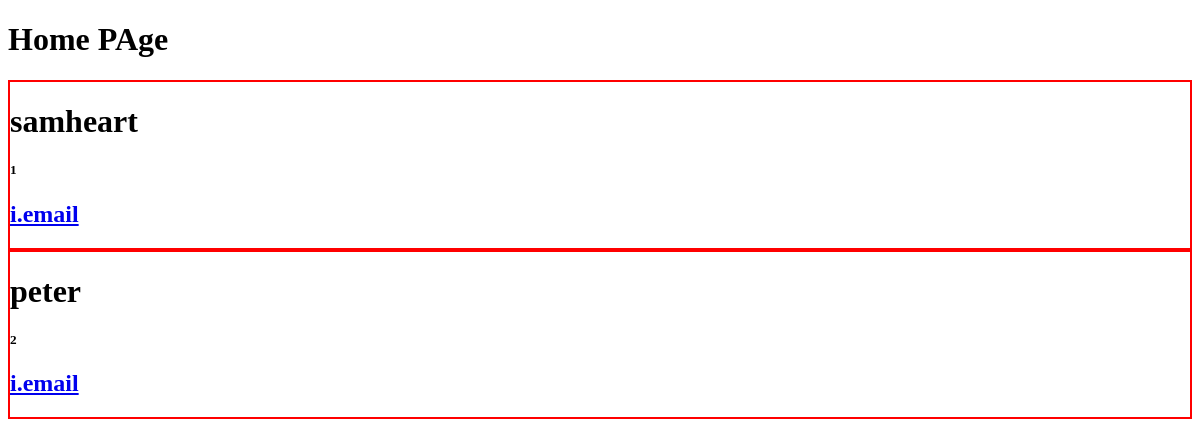
Before: / with the older database file.
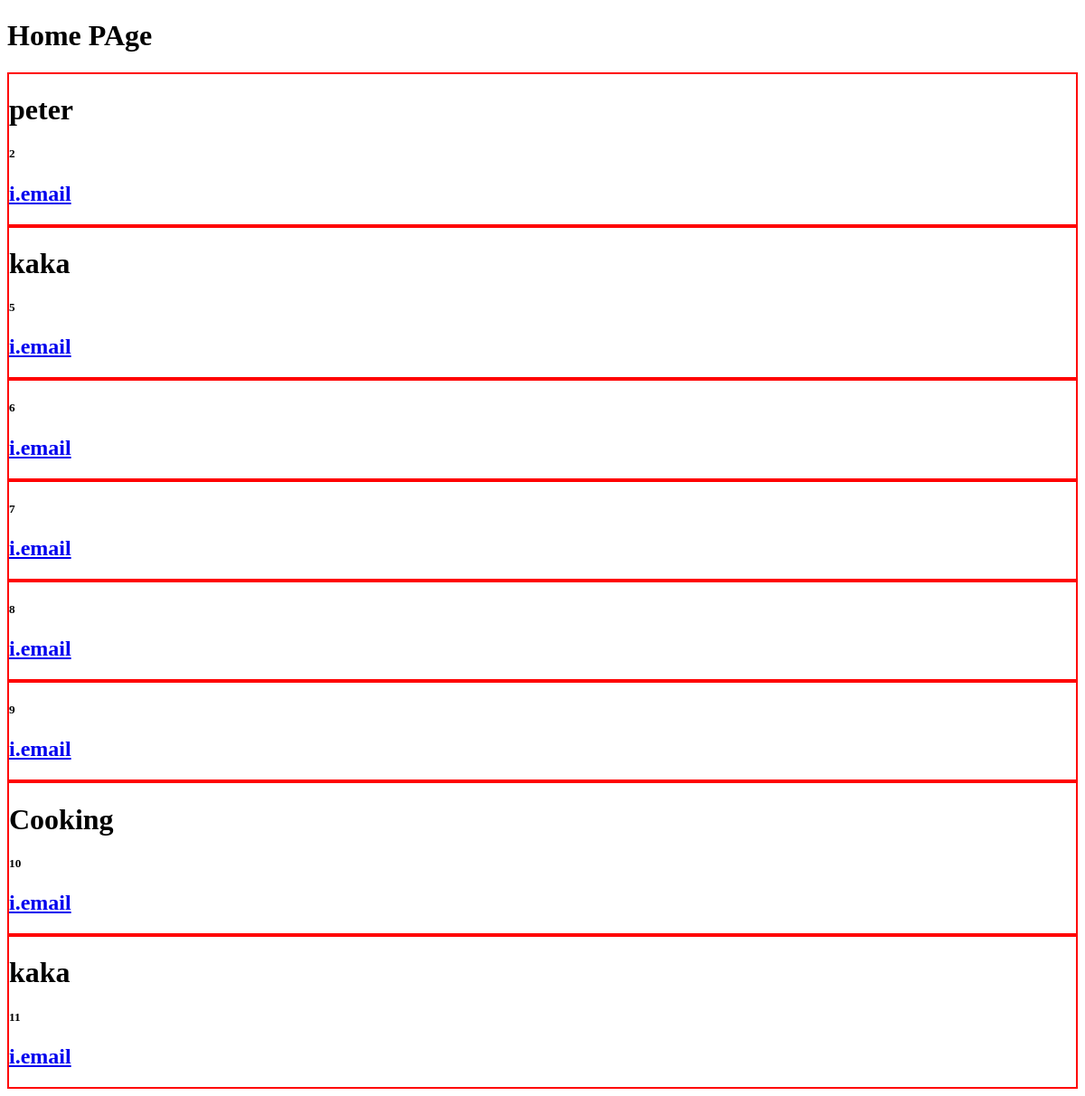
After: the same page with the newer database file.
### App_name/models.py (models this page shows, shortened)
class BlogPost(models.Model):
    name= models.CharField(max_length=50)
    email = models.EmailField( max_length=254)
    description = models.TextField()

### App_name/views.py (the view)
# urls.py: path('', home , name='home'),
def home(request):
    data = BlogPost.objects.all()
    context = {
        'data_key': data
    }
    return render(request, 'index.html', context)

### App_name/templates/index.html (shortened to what this page needs)
<!DOCTYPE html>
<html lang="en">
<head>
</head>
<body>
    <h1> Home PAge</h1>
    <div>
        {% for i in data_key %}
        <div class="sec1">
            <h1> {{i.name}}</h1>
            <h5>{{i.id}}</h5>
            <a href="{% url 'details' i.id %}"> <h2> i.email</h2></a>
        </div>
        {% endfor %}
    </div>
</body>
</html>

### App_name/templates/index.html (style rules this page uses)
.sec1 { border: 2px solid red; }

Changed rows visible on the page:
removed BlogPost: name "samheart", id "1"
added BlogPost: name "kaka", id "5"
added BlogPost: id "6"
added BlogPost: id "7"
added BlogPost: id "8"
added BlogPost: id "9"
added BlogPost: name "Cooking", id "10"
added BlogPost: name "kaka", id "11"
